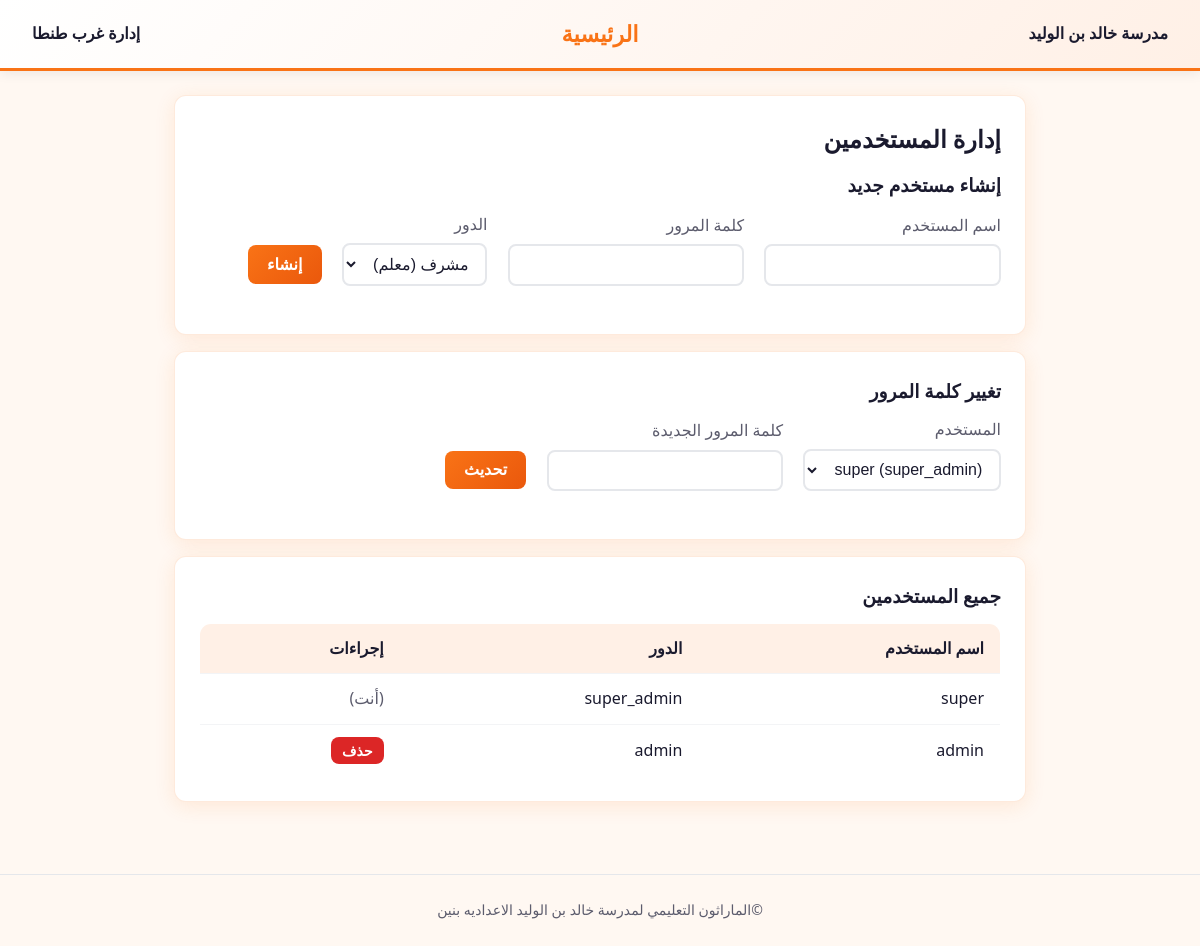
Page /admin/super/admins (signed in) on the committed database.
### models.py (models this page shows, shortened)
class User(UserMixin, db.Model):
    __tablename__ = "users"
    id = db.Column(db.Integer, primary_key=True)
    username = db.Column(db.String(80), unique=True, nullable=False)
    password = db.Column(db.String(256), nullable=False)
    role = db.Column(db.String(20), nullable=False)  # admin or super_admin

### app.py (the view, shortened to what this page needs)
@app.route("/admin/super/admins", methods=["GET", "POST"])
@super_admin_required
def super_admin_admins():
    user = db.session.get(User,session["user_id"])
    users = User.query.all()
    return render_template("super_admin_admins.html", user=user, users=users)

### app.py (called while the page is built)
@login_manager.user_loader
def load_user(user_id):
    return db.session.get(User, int(user_id))

### auth.py (called while the page is built)
def super_admin_required(f):
    @wraps(f)
    def decorated(*args, **kwargs):
        if "user_id" not in session:
            flash("الرجاء تسجيل الدخول.", "warning")
            return redirect(url_for("admin_login"))
        user = db.session.get(User, session["user_id"])
        if not user or user.role != "super_admin":
            flash("صلاحيات المشرف الأعلى مطلوبة.", "danger")
            return redirect(url_for("admin_dashboard"))
        return f(*args, **kwargs)
    return decorated

### templates/super_admin_admins.html (shortened to what this page needs)
{% extends "base.html" %}
{% block content %}
<div class="card">
    <h2>إدارة المستخدمين</h2>
    <h3>إنشاء مستخدم جديد</h3>
    <form method="post" class="mb-2 form-inline">
        <div class="form-group">
            <label for="username">اسم المستخدم</label>
            <input type="text" id="username" name="username" required>
        </div>
        <div class="form-group">
            <label for="password">كلمة المرور</label>
            <input type="password" id="password" name="password" required>
        </div>
        <div class="form-group">
            <label for="role">الدور</label>
            <select id="role" name="role">
                <option value="admin">مشرف (معلم)</option>
            </select>
        </div>
        <button type="submit" class="btn btn-primary">إنشاء</button>
    </form>
</div>
<div class="card">
    <h3>تغيير كلمة المرور</h3>
    <form method="post" class="mb-2 form-inline">
        <div class="form-group">
            <label for="user_id_pw">المستخدم</label>
            <select id="user_id_pw" name="user_id" required>
                {% for u in users %}
                <option value="{{ u.id }}">{{ u.username }} ({{ u.role }})</option>
                {% endfor %}
            </select>
        </div>
        <div class="form-group">
            <label for="new_password">كلمة المرور الجديدة</label>
            <input type="password" id="new_password" name="new_password" required>
        </div>
        <button type="submit" class="btn btn-primary">تحديث</button>
    </form>
</div>
<div class="card">
    <h3>جميع المستخدمين</h3>
    <table>
        <thead>
            <tr>
                <th>اسم المستخدم</th>
                <th>الدور</th>
                <th>إجراءات</th>
            </tr>
        </thead>
        <tbody>
            {% for u in users %}
            <tr>
                <td>{{ u.username }}</td>
                <td>{{ u.role }}</td>
                <td>
                    {% if u.id != user.id %}
                    <form method="post" style="display:inline;" onsubmit="return confirm('حذف هذا المستخدم؟');">
                        <button type="submit" class="btn btn-sm btn-danger">حذف</button>
                    </form>
                    {% else %}
                    <span class="text-muted">(أنت)</span>
                    {% endif %}
                </td>
            </tr>
            {% endfor %}
        </tbody>
    </table>
</div>
{% endblock %}

### static/css/style.css (style rules this page uses)
:root { --bg: #fff8f2; --surface: #ffffff; --surface2: #fff0e6; --surface3: #e8f4fc; --text: #1a1a2e; --text-muted: #5c5c6d; --accent: #f97316; --accent-hover: #ea580c; --accent-blue: #2563eb; --accent-blue-light: #dbeafe; --success: #16a34a; --danger: #dc2626; --warning: #ca8a04; --radius: 12px; --shadow: 0 2px 12px rgba(0,0,0,0.08); --shadow-card: 0 4px 20px rgba(249, 115, 22, 0.12); }
* { box-sizing: border-box; margin: 0; padding: 0; }
body { font-family: 'Segoe UI', 'Tahoma', 'Arial', sans-serif; background: var(--bg); color: var(--text); min-height: 100vh; line-height: 1.6; direction: rtl; text-align: right; }
.card { background: var(--surface); border-radius: var(--radius); padding: 1.5rem; margin-bottom: 1rem; box-shadow: var(--shadow-card); border: 1px solid rgba(249, 115, 22, 0.15); }
.card h1, .card h2, .card h3 { margin-bottom: 0.75rem; color: var(--text); }
.btn { display: inline-block; padding: 0.6rem 1.2rem; border-radius: 8px; font-weight: 600; text-decoration: none; border: none; cursor: pointer; font-size: 1rem; transition: background 0.2s, transform 0.1s; }
.btn-primary { background: linear-gradient(135deg, var(--accent) 0%, #ea580c 100%); color: #fff; }
.btn-danger { background: var(--danger); color: #fff; }
.btn-sm { padding: 0.35rem 0.7rem; font-size: 0.875rem; }
.form-group { margin-bottom: 1rem; }
.form-group label { display: block; margin-bottom: 0.35rem; color: var(--text-muted); font-weight: 500; }
.form-group input, .form-group select, .form-group textarea { width: 100%; padding: 0.6rem 0.8rem; border: 2px solid #e5e7eb; border-radius: 8px; background: var(--surface); color: var(--text); font-size: 1rem; }
table { width: 100%; border-collapse: collapse; background: var(--surface); border-radius: var(--radius); overflow: hidden; border: 1px solid #e5e7eb; }
th, td { padding: 0.75rem 1rem; text-align: right; border-bottom: 1px solid #f3f4f6; }
th { background: var(--surface2); font-weight: 600; color: var(--text); }
tr:last-child td { border-bottom: none; }
.text-muted { color: var(--text-muted); }
.mb-2 { margin-bottom: 1rem; }
.form-inline .form-group { display: inline-block; margin-left: 1rem; margin-bottom: 0.5rem; }
.form-inline .form-group label { margin-left: 0.35rem; }

### rows in the picture
User: username "super", role "super_admin", shows "(أنت)"
User: username "admin", role "admin"

### other values in the picture
form field user_id "super (super_admin)"
